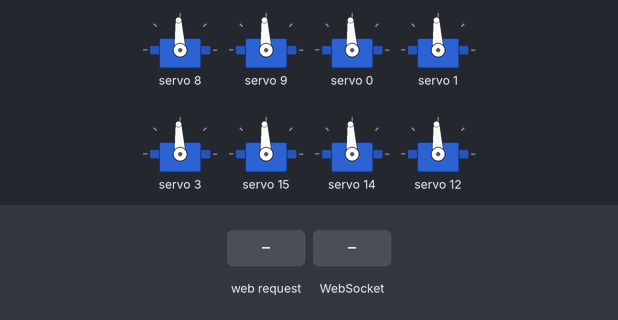
Bench run of a sketch on a simulated ESP8266 (NodeMCU). On the bench: 8 × servo. Inputs (shaded band) come from the test bench. WiFi joins after 1.5 s; servers stay silent unless stated; storage starts empty; not simulated (calls return 0 or success): credentials.h; what the sketch prints to the serial monitor is not drawn.

Above: at 7.7 s.
7.8 s: HTTP request GET /edit.html received
9.3 s: WebSocket text "/" received
Timing chart, 0 to 12.3 s (numbered marks = the images above; inputs shaded):
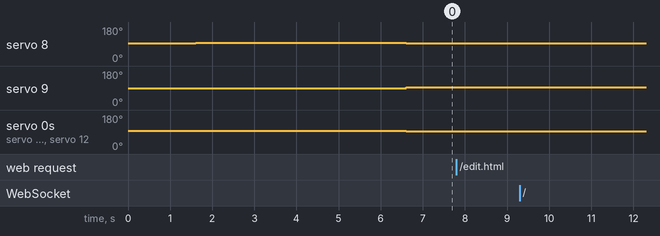

Measured:
- after the input at 7.8 s, every drawn part: stays the same
- after the input at 9.3 s, every drawn part: stays the same

The sketch:

WebsocketController.ino
```cpp
// (licence header left out)
#include <ESP8266WiFi.h>
#include <ESP8266WiFiMulti.h>
#include <ArduinoOTA.h>
#include <ESP8266WebServer.h>
#include <ESP8266mDNS.h>
#include <FS.h>
#include <WebSocketsServer.h>

#include "SlowServoPWMExpander.h"

#include "credentials.h"


ESP8266WiFiMulti wifiMulti;        // ESP8266WiFiMulti simplifies handling of multiple access points
ESP8266WebServer server(80);       // web server on port 80, serves files
WebSocketsServer webSocket(81);    // websocket server on port 81, handles telecommand/telemetry

File fsUploadFile;                 // a File variable to temporarily store the received file


const char *ssid = "AP-WallE"; // The name of the Wi-Fi network that will be created
const char *password = "eve";   // The password required to connect to it, leave blank for an open network

const char *OTAName = "walle";           // A name and a password for the OTA service
const char *OTAPassword = "walle";
const char* mdnsName = "walle"; // Domain name for the mDNS responder

enum dof_id_e {
  M_FORWARD = 0,
  M_TURN_RIGHT = 1,
  H_PAN = 2,
  H_TILT = 3,
  R_SHOULDER_ELEVATION = 4,
  R_SHOULDER_EXTENSION = 5,
  R_HAND = 6,
  L_SHOULDER_ELEVATION = 7,
  L_SHOULDER_EXTENSION = 8,
  L_HAND = 9,
};


enum servo_pin_e {
 R_SHOULDER_ELEVATION_P = 0,
 R_SHOULDER_EXTENSION_P = 1,
 R_HAND_P = 3,
 H_PAN_P = 8,
 H_TILT_P = 9,
 L_HAND_P = 12,
 L_SHOULDER_EXTENSION_P = 14,
 L_SHOULDER_ELEVATION_P = 15
};

SlowServo servos[] = {
// SlowServo(pinNum, maxDegreePerSecond, minDeg, maxDeg, inverted)
  SlowServo(H_PAN_P, 60, -90, 90, 0), // Head pan
  SlowServo(H_TILT_P, 60, -40, 40, 1), // Head tilt
  SlowServo(R_SHOULDER_ELEVATION_P, 15, -90, 90, 0), // Right shoulder elevation
  SlowServo(R_SHOULDER_EXTENSION_P, 15, -90, 90, 0), // Right shoulder extension
  SlowServo(R_HAND_P, 60, -90, 90, 0), // Right hand
  SlowServo(L_SHOULDER_ELEVATION_P, 15, -90, 90, 0), // Left shoulder elevation
  SlowServo(L_SHOULDER_EXTENSION_P, 15, -90, 90, 0), // Left shoulder extension
  SlowServo(L_HAND_P, 60, -90, 90, 0), // Left hand
};

const String mnemonics[] = {
  "HP", "HT", "RS", "RA", "RH", "LS", "LA", "LH"
};


/*__________________________________________________________SETUP__________________________________________________________*/

void setup() {
  Serial.begin(115200);        // Start the Serial communication to send messages to the computer
  delay(10);
  Serial.println("\r\n");
  Serial.println("Application " __FILE__ " compiled " __DATE__ " @ " __TIME__ ".\n");

  startWiFi();                 // Start a Wi-Fi access point, and try to connect to some given access points. Then wait for either an AP or STA connection
  Serial.println("Wifi ready");
  startOTA();                  // Start the OTA service
  Serial.println("OTA ready");
  startSPIFFS();               // Start the SPIFFS and list all contents
  Serial.println("SPIFFS ready");
  startWebSocket();            // Start a WebSocket server
  Serial.println("Websocket server ready");
  startMDNS();                 // Start the mDNS responder
  Serial.println("mDNS responder ready");
  startServer();               // Start a HTTP server with a file read handler and an upload handler
  Serial.println("HTTP server ready");

  Serial.println("\n\n\n\nGo!\n\n\n");

  initial_test();
}


void initial_test() {
  int n;
  long int t0;
  t0 = millis();
  n = sizeof(servos)/sizeof(servos[0]);

  Serial.println("Move all servos to 5°");
  for (int i = 0; i < n; i++) {
    servos[i].write(5);
  }

  while (millis() < t0 + 5000) {
    for (int i = 0; i < n; i++) {
      servos[i].update();
    }
    yield();
  }

  Serial.println("Move back to 0°");
  for (int i = 0; i < n; i++) {
    servos[i].write(0);
  }
}

/*__________________________________________________________LOOP__________________________________________________________*/

void loop() {
  webSocket.loop();                           // check for incoming websocket events
  server.handleClient();                      // check for http server requests
  ArduinoOTA.handle();                        // check incoming over-the-air updates
  serialCommand();                            // check serial comm commands
  report();                                   // periodically report state
  webSocketReport();
  controlLoop();

//  test();
}

void test() {
  static long int next_ms = 0;
  const long int period_ms = 5000;

  static int16_t pos = 90;

  if (millis() >= next_ms) {
    next_ms += period_ms;
    Serial.print("Moving servo 3 to ");
    Serial.println(pos);
    servos[3].write_delay(pos, period_ms/2);
    pos = -pos;
  }
}

void controlLoop() {
  static long int next_ms = 0;
  const long int period_ms = 10;

  if (millis() >= next_ms) {
    next_ms += period_ms;
    for (int i = 0; i < sizeof(servos)/sizeof(servos[0]); i++) {
      servos[i].update();
    }
  }
}

/*__________________________________________________________SERIAL__________________________________________________________*/

void serialCommand() {
  static String str = "";

  while (Serial.available()) {
    char c = Serial.read();
    if (c == '\n') {
      parseCommand((uint8_t *)str.c_str(), str.length());
      str = "";
    } else {
      str += c;
    }
  }
}


void parseCommand(uint8_t *payload, size_t len) {
  payload[len] = '\0'; /* hack to ensure strtol does not parse beyond packet length  */
  char *s = (char *)payload;
  long int x;
  /* handle commands of the form '@123,45,-67,8,90,12,-34' */
  if (*s++ != '@') {
    return;
  }
  long int fwd, turn;
  fwd = strtol(s, &s, 10);
  if (*s++ != ',') { return ;}
  turn = strtol(s, &s, 10);
  if (*s++ != ',') { return; }

  for (int i = 0; i < sizeof(servos) / sizeof(servos[0]); i++) {
    x = strtol(s, &s, 10);
    servos[i].write(x);
    if (*s == ',') {
      ++s;
    } else {
      break;
    }
  }
//  Serial.printf("\n");
}

void report() {
  static long int next_ms = 0;
  const long int period_ms = 1000;

  if (millis() >= next_ms) {
    next_ms += period_ms;

    String s = "#";
    for (int i = 0; i < sizeof(servos) / sizeof(servos[0]); i++) {
      s += mnemonics[i];
      s += " ";
      s += servos[i].read();
      s += "° \t";
//      s += " ";
//      s += servos[i].read_pulse();
//      s += "p \t";
    }
    s += "t:";
    s += millis();
    s += "\r\n";
    Serial.print(s);
  }
}

void webSocketReport() {
  static long int next_ms = 0;
  const long int period_ms = 501;

  if (millis() >= next_ms) {
    next_ms += period_ms;

    String s = "#";
    s += "0,"; /* forward move */
    s += "0,"; /* turning */
    for (int i = 0; i < sizeof(servos) / sizeof(servos[0]); i++) {
      s += servos[i].read();
      s += ",";
    }
    s += "t:";
    s += millis();
    s += "\r\n";
    webSocket.broadcastTXT(s.c_str(), s.length());
  }
}

/*__________________________________________________________SETUP_FUNCTIONS__________________________________________________________*/

void startWiFi() { // Start a Wi-Fi access point, and try to connect to some given access points. Then wait for either an AP or STA connection
  WiFi.softAP(ssid, password);             // Start the access point
  Serial.print("Access Point \"");
  Serial.print(ssid);
  Serial.println("\" started\r\n");

  wifiMulti.addAP(AP_SSID, AP_PASSWORD);   // add Wi-Fi networks you want to connect to

  Serial.println("Connecting");
  while (wifiMulti.run() != WL_CONNECTED && WiFi.softAPgetStationNum() < 1) {  // Wait for the Wi-Fi to connect
    delay(250);
    Serial.print('.');
  }
  Serial.println("\r\n");
  if (WiFi.softAPgetStationNum() == 0) {     // If the ESP is connected to an AP
    Serial.print("Connected to ");
    Serial.println(WiFi.SSID());             // Tell us what network we're connected to
    Serial.print("with local IP address:\t");
    Serial.print(WiFi.localIP());            // Send the IP address of the ESP8266 to the computer
  } else {                                   // If a station is connected to the ESP SoftAP
    Serial.print("Station connected to ESP8266 AP");
  }
  Serial.println("\r\n");
}

void startOTA() { // Start the OTA service
  ArduinoOTA.setHostname(OTAName);
  ArduinoOTA.setPassword(OTAPassword);

  ArduinoOTA.onStart([]() {
    Serial.println("Start");
  });
  ArduinoOTA.onEnd([]() {
    Serial.println("\r\nEnd");
  });
  ArduinoOTA.onProgress([](unsigned int progress, unsigned int total) {
    Serial.printf("Progress: %u%%\r", (progress / (total / 100)));
  });
  ArduinoOTA.onError([](ota_error_t error) {
    Serial.printf("Error[%u]: ", error);
    if (error == OTA_AUTH_ERROR) Serial.println("Auth Failed");
    else if (error == OTA_BEGIN_ERROR) Serial.println("Begin Failed");
    else if (error == OTA_CONNECT_ERROR) Serial.println("Connect Failed");
    else if (error == OTA_RECEIVE_ERROR) Serial.println("Receive Failed");
    else if (error == OTA_END_ERROR) Serial.println("End Failed");
  });
  ArduinoOTA.begin();
}

void startSPIFFS() { // Start the SPIFFS and list all contents
  SPIFFS.begin();                             // Start the SPI Flash File System (SPIFFS)
  Serial.println("SPIFFS started. Contents:");
  {
    Dir dir = SPIFFS.openDir("/");
    while (dir.next()) {                      // List the file system contents
      String fileName = dir.fileName();
      size_t fileSize = dir.fileSize();
      Serial.printf("\tFS File: %s [%s]\r\n", fileName.c_str(), formatBytes(fileSize).c_str());
    }
    Serial.printf("\n");
  }
}

void startWebSocket() { // Start a WebSocket server
  webSocket.begin();                          // start the websocket server
  webSocket.onEvent(webSocketEvent);          // if there's an incomming websocket message, go to function 'webSocketEvent'
  Serial.println("WebSocket server started.");
}

void startMDNS() { // Start the mDNS responder
  MDNS.begin(mdnsName);                        // start the multicast domain name server
  Serial.print("mDNS responder started: http://");
  Serial.print(mdnsName);
  Serial.println(".local");
}

void startServer() { // Start a HTTP server with a file read handler and an upload handler
  server.on("/edit.html",  HTTP_POST, []() {  // If a POST request is sent to the /edit.html address,
    server.send(200, "text/plain", "");
  }, handleFileUpload);                       // go to 'handleFileUpload'

  server.onNotFound(handleNotFound);          // if someone requests any other file or page, go to function 'handleNotFound'
  // and check if the file exists
  server.begin();                             // start the HTTP server
  Serial.println("HTTP server started.");
}

/*__________________________________________________________SERVER_HANDLERS__________________________________________________________*/

void handleNotFound() { // if the requested file or page doesn't exist, return a 404 not found error
  if (!handleFileRead(server.uri())) {        // check if the file exists in the flash memory (SPIFFS), if so, send it
    server.send(404, "text/plain", "404: File Not Found");
  }
}

bool handleFileRead(String path) { // send the right file to the client (if it exists)
  Serial.println("handleFileRead: " + path);
  if (path.endsWith("/")) path += "index.html";          // If a folder is requested, send the index file
  String contentType = getContentType(path);             // Get the MIME type
  String pathWithGz = path + ".gz";
  if (SPIFFS.exists(pathWithGz) || SPIFFS.exists(path)) { // If the file exists, either as a compressed archive, or normal
    if (SPIFFS.exists(pathWithGz))                         // If there's a compressed version available
      path += ".gz";                                         // Use the compressed verion
    File file = SPIFFS.open(path, "r");                    // Open the file
    size_t sent = server.streamFile(file, contentType);    // Send it to the client
    file.close();                                          // Close the file again
    Serial.println(String("\tSent file: ") + path);
    return true;
  }
  Serial.println(String("\tFile Not Found: ") + path);   // If the file doesn't exist, return false
  return false;
}

void handleFileUpload() { // upload a new file to the SPIFFS
  HTTPUpload& upload = server.upload();
  String path;
  if (upload.status == UPLOAD_FILE_START) {
    path = upload.filename;
    if (!path.startsWith("/")) path = "/" + path;
    if (!path.endsWith(".gz")) {                         // The file server always prefers a compressed version of a file
      String pathWithGz = path + ".gz";                  // So if an uploaded file is not compressed, the existing compressed
      if (SPIFFS.exists(pathWithGz))                     // version of that file must be deleted (if it exists)
        SPIFFS.remove(pathWithGz);
    }
    Serial.print("handleFileUpload Name: "); Serial.println(path);
    fsUploadFile = SPIFFS.open(path, "w");            // Open the file for writing in SPIFFS (create if it doesn't exist)
    path = String();
  } else if (upload.status == UPLOAD_FILE_WRITE) {
    if (fsUploadFile)
      fsUploadFile.write(upload.buf, upload.currentSize); // Write the received bytes to the file
  } else if (upload.status == UPLOAD_FILE_END) {
    if (fsUploadFile) {                                   // If the file was successfully created
      fsUploadFile.close();                               // Close the file again
      Serial.print("handleFileUpload Size: "); Serial.println(upload.totalSize);
      server.sendHeader("Location", "/success.html");     // Redirect the client to the success page
      server.send(303);
    } else {
      server.send(500, "text/plain", "500: couldn't create file");
    }
  }
}

void webSocketEvent(uint8_t num, WStype_t type, uint8_t * payload, size_t len) { // When a WebSocket message is received
  switch (type) {
    case WStype_DISCONNECTED:             // if the websocket is disconnected
      Serial.printf("[%u] Disconnected!\n", num);
      break;
    case WStype_CONNECTED: {              // if a new websocket connection is established
        IPAddress ip = webSocket.remoteIP(num);
        Serial.printf("[%u] Connected from %d.%d.%d.%d url: %s\n", num, ip[0], ip[1], ip[2], ip[3], payload);
      }
      break;
    case WStype_TEXT:                     // if new text data is received
//      Serial.printf("[%u] get Text: %s\n", num, payload);
//      hexdump((unsigned char *)payload, len);
      parseCommand(payload, len);
      break;
    default:
      Serial.printf("Unhandled websocket event [%d] from client [%u].\n", type, num);
      break;
  }
}


/*__________________________________________________________HELPER_FUNCTIONS__________________________________________________________*/

String formatBytes(size_t bytes) { // convert sizes in bytes to KB and MB
  if (bytes < 1024) {
    return String(bytes) + "B";
  } else if (bytes < (1024 * 1024)) {
    return String(bytes / 1024.0) + "kB";
  } else if (bytes < (1024 * 1024 * 1024)) {
    return String(bytes / 1024.0 / 1024.0) + "MB";
  }
}

String getContentType(String filename) { // determine the filetype of a given filename, based on the extension
  if (filename.endsWith(".html")) return "text/html";
  else if (filename.endsWith(".css")) return "text/css";
  else if (filename.endsWith(".js")) return "application/javascript";
  else if (filename.endsWith(".ico")) return "image/x-icon";
  else if (filename.endsWith(".gz")) return "application/x-gzip";
  return "text/plain";
}
```

Source omitted: SlowServoPWMExpander.h (5601 bytes)
